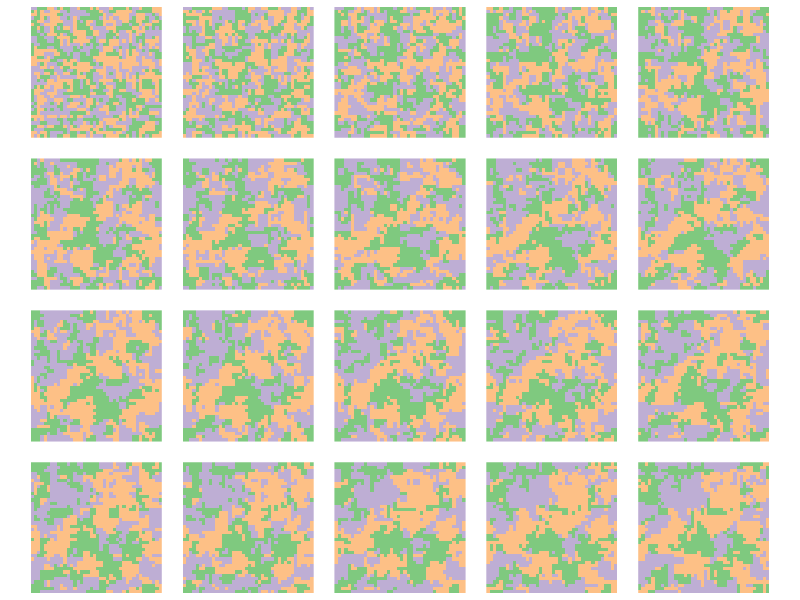

Write R code to recreate this figure.
## ---- chunk 1
library(dplyr)
library(tidyr)
library(data.table)
library(ggplot2)
## ---- chunk 2
#| code-fold: true
# random neighbour offset
random_offset <- function() {
  c(1, 0, -1, 0, 0, 1, 0, -1)[0:1 + sample(c(1, 3, 5, 7), 1)]
}

# get a random cell in a matrix
random_cell <- function(m) {
  c(sample(seq_len(nrow(m)), 1), sample(seq_len(ncol(m)), 1))
}

# make nr * nc random local updates
generation <- function(m) {
  nr <- nrow(m)
  nc <- ncol(m)
  random_coords <- replicate(nc * nr, random_cell(m))
  random_offsets <- replicate(nc * nr, random_offset())
  for (i in 1:(nr * nc)) {
    coords <- random_coords[, i]
    offset <- random_offsets[, i]
    nbr <- ((coords + offset - 1) %% c(nr, nc)) + 1
    m[coords[1], coords[2]] <- m[nbr[1], nbr[2]]
  }
  return(m)
}

# initialise random matrix
init_state <- function(s, nr, nc) {
  matrix(sample(s, nr * nc, replace = TRUE),
         ncol = nc, nrow = nr)
}

voter_model <- function(states = 1:2, ncol = 20, nrow = 20, 
                        t_max = 20, seed = NULL) {
  set.seed(seed)
  result <- array(0, dim = c(nrow, ncol, t_max))
  result[, , 1] <- init_state(states, nrow, ncol)
  for (gen in 2:t_max) {
    result[, , gen] <- generation(result[, , gen - 1])
  }
  result
}
## ---- chunk 3
num_states <- 3
width <- 40
height <- 40
time_steps <- 100

vma_df <- voter_model(1:num_states, ncol = width, nrow = height, 
                      t_max = time_steps) |>
  as.data.table() |>
  as_tibble() |>
  rename(x = V1, y = V2, t = V3, num = value) |>
  mutate(state = as.factor(num))
## ---- chunk 4
ggplot(vma_df |> filter(t %in% 2:21)) + 
  geom_raster(aes(x = x, y = y, fill = state), show.legend = FALSE) + 
  scale_fill_brewer(palette = "Accent") +
  coord_equal() +
  facet_wrap( ~ t, ncol = 5) +
  theme_void() + 
  theme(strip.background = element_blank(),
        strip.text.x = element_blank())
## ---- chunk 5
library(gganimate)

anim <- ggplot(vma_df) + 
  geom_raster(aes(x = x, y = y, fill = state), show.legend = FALSE) + 
  scale_fill_brewer(palette = "Accent") +
  coord_equal() +
  transition_manual(t) + 
  labs(title = "Step: {frame}") +
  theme_void()
        
anim <- animate(anim, nframes = 100, fps = 4)
anim_save("voter.gif", anim)
## ---- chunk 6
#| code-fold: true
# License (MIT)
#
# Copyright (c) 2023 David O'Sullivan
#
# Permission is hereby granted, free of charge, to any person
# obtaining a copy of this software and associated documentation
# files (the "Software"), to deal in the Software without restriction,
# including without limitation the rights to use, copy, modify, merge,
# publish, distribute, sublicense, and/or sell copies of the Software,
# and to  permit persons to whom the Software is furnished to do so,
# subject to the following conditions:
#
# The above copyright notice and this permission notice shall be included
# in all copies or substantial portions of the Software.
#
# THE SOFTWARE IS PROVIDED "AS IS", WITHOUT WARRANTY OF ANY KIND, EXPRESS
# OR IMPLIED, INCLUDING BUT NOT LIMITED TO THE WARRANTIES OF MERCHANTABILITY,
# FITNESS FOR A PARTICULAR PURPOSE AND NONINFRINGEMENT. IN NO EVENT SHALL
# THE AUTHORS OR COPYRIGHT HOLDERS BE LIABLE FOR ANY CLAIM, DAMAGES OR OTHER
# LIABILITY, WHETHER IN AN ACTION OF CONTRACT, TORT OR OTHERWISE, ARISING
# FROM, OUT OF OR IN CONNECTION WITH THE SOFTWARE OR THE USE OR OTHER
# DEALINGS IN THE SOFTWARE.
